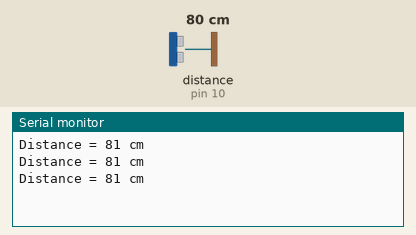
Simulated run of this sketch. Board: Arduino Uno, built with avr-gcc and run on an emulated ATmega328P. Parts: the last lines printed to the serial monitor. Inputs (shaded band) come from the test bench; at power-on: distance to the obstacle (sensor on pin 10) 80 cm. The echo pulse lasts 58.3 µs per cm.

Above: at 1.4 s.
1.5 s: distance to the obstacle (sensor on pin 10) set to 96 cm
At 2.2 s:
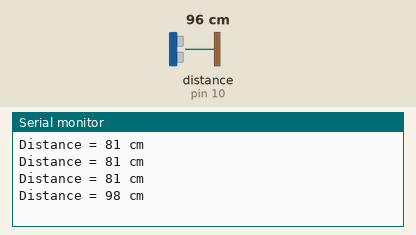
3.0 s: distance to the obstacle (sensor on pin 10) set to 104 cm
At 3.8 s:
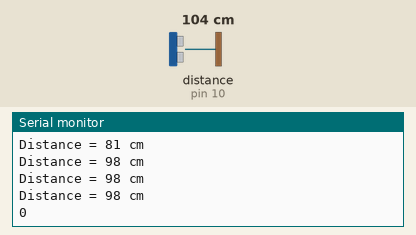

The sketch:

ultra.ino
```cpp
#include <NewPing.h>
// Define the pins for the HC-SR04 sensor
#define TRIGGER_PIN 9
#define ECHO_PIN 10
// Define the maximum distance for the sensor in centimeters
#define MAX_DISTANCE 100
// Create a NewPing object
NewPing sonar(TRIGGER_PIN, ECHO_PIN, MAX_DISTANCE);
void setup() {
Serial.begin(9600); // Initialize serial communication at 9600 baud
}
void loop() {
delay(50); // Short delay to avoid flooding the serial monitor
// Measure distance in centimeters
unsigned int distance = sonar.ping_cm();
// Check if the distance is valid and print it
if (distance > 0) {
Serial.print("Distance = ");
Serial.print(distance);
Serial.println(" cm");
} else {
Serial.println("0");
}
delay(500); // Wait 500 milliseconds before the next measurement
}
```

Measured:
- the behaviour switches between 100 and 101 cm on distance to the obstacle (sensor on pin 10) (found by bisection; images 1 and 2)
- after the input at 1.5 s, the serial monitor: prints a new line after 0.22 s (image 1)
- after the input at 3.0 s, the serial monitor: prints a new line after 0.39 s (image 2)
